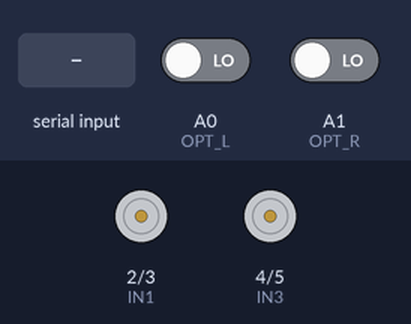
Bench run of a sketch on a simulated Arduino Uno, built with avr-gcc and run on an emulated ATmega328P. On the bench: motor-driver pin pairs drawn as motors (green arrow = first pin HIGH = forward, orange = second pin HIGH = backward, longer = more drive, scaled by the enable pin). The test bench sets the inputs (shaded band); at power-on: A0 (OPT_L) LOW, A1 (OPT_R) LOW. What the sketch prints to the serial monitor is not drawn.

Above: at 1.2 s.
1.3 s: "w" received over Serial
At 1.7 s:
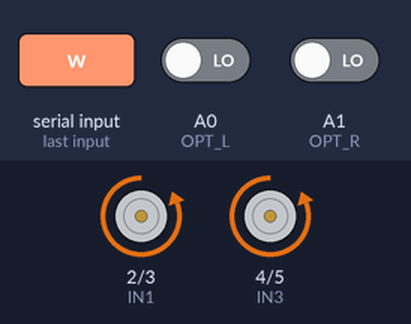
3.3 s: "s" received over Serial
At 3.7 s:
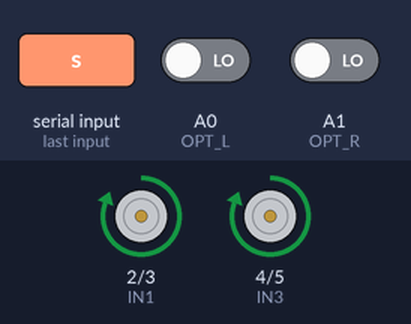
5.3 s: "a" received over Serial
At 5.37 s:
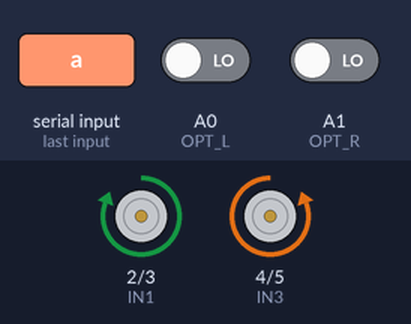
6.9 s: "d" received over Serial
At 6.97 s:
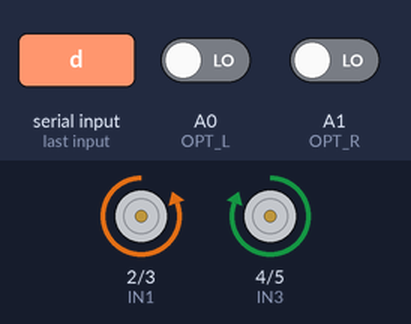
Timing chart, 0 to 9.5 s (numbered marks = the images above; inputs shaded):
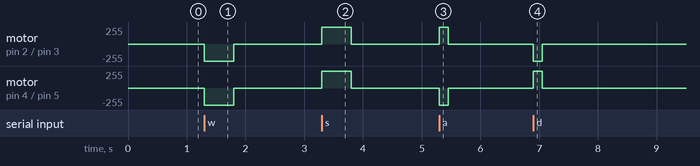

The sketch:

robot_move_commands.ino
```cpp
#include "NanoBot.h"

void setup() {
  NanoInitialise();
  Serial.println("I'm alive");
}

void serialEvent() {
  //gets the serial input from the BT module
  //does this once per loop automatically
  //(read arduino docs for serialEvent() )
  while (Serial.available()) {
    char inCommand =  (char)Serial.read();
    if (inCommand == 'w') {
      NanoForward(500);
    }
    if (inCommand == 's') {
      NanoBackward(500);
    }
    if (inCommand == 'a') {
      NanoTurn('l', 150);
    }
    if (inCommand == 'd') {
      NanoTurn('r', 150);
    }
  }
}

void test() {
  return;
}

void loop() {
  // put your main code here, to run repeatedly:
}
```

NanoBot.cpp
```cpp
/*
  Robot.cpp - Library to control robots
  Created by D'Cruz A., Knowlden G., Siew K., November 2015
  Last updated 2015-11-03
*/

//include header files
#include "NanoBot.h"
#include "PinChangeInt.h"

//variables
char _Nano_left_direction;
char _Nano_right_direction;

int _Nano_left_ticks;
int _Nano_left_ticks_last;
bool _Nano_debug_print_encoder_left;  //left optocoupler not working
bool _Nano_debug_print_encoder_right;
long _Nano_debug_start_time_micros;

int _Nano_right_ticks;

long _Nano_left_micros;
long _Nano_left_micros_last;

float _Nano_left_speed;

//functions
void NanoInitialise() {
  //initialise the nanoBot

  //start serial
  Serial.begin(9600);

  //initialise the motors
  _NanoInitialiseMotors();

  //initialise the optocouplers
  pinMode(OPT_L, INPUT);
  PCintPort::attachInterrupt(OPT_L, _NanoOptocouplerLeft, RISING); //only detect slits (it's 0 on slit and 1 on wood so we are detecting moving from slit to wood right?)
  pinMode(OPT_R, INPUT);
  PCintPort::attachInterrupt(OPT_R, _NanoOptocouplerRight, RISING); //only detect slits


  //initialise the interrupts
  cli(); //pause interrupts to set up sensitive stuff

  //set timer1 interrupt at 10Hz
  TCCR1A = 0;// set entire TCCR1A register to 0
  TCCR1B = 0;// same for TCCR1B
  TCNT1  = 0;//initialize counter value to 0
  // set compare match register for 100hz increments
  OCR1A = 155;// = (16*10^6) / (100*1024) - 1 (must be <65536)
  // turn on CTC mode
  TCCR1B |= (1 << WGM12);
  // Set CS10 and CS12 bits for 1024 prescaler
  TCCR1B |= (1 << CS12) | (1 << CS10);
  // enable timer compare interrupt
  TIMSK1 |= (1 << OCIE1A);

  sei(); //resume interrupts
}

void _NanoInitialiseMotors() {
  //initialise the motors according to the #defines from the header file
  pinMode(EN1, OUTPUT);
  pinMode(EN2, OUTPUT);
  pinMode(IN1, OUTPUT);
  pinMode(IN2, OUTPUT);
  pinMode(IN3, OUTPUT);
  pinMode(IN4, OUTPUT);
}

void NanoDrive(float motor_a_speed, float motor_b_speed)
{
  //Move both motors at defined speeds/directions
  //speed is truncated in the range {-1 <= speed <= 1}
  //positive speeds are forward, negative speeds are backward

  //truncate speeds
  if (motor_a_speed > 1) {
    motor_a_speed = 1;
  } else if (motor_a_speed < -1) {
    motor_a_speed = -1;
  }
  if (motor_b_speed > 1) {
    motor_b_speed = 1;
  } else if (motor_b_speed < -1) {
    motor_b_speed = -1;
  }

  boolean in1, in2, in3, in4;

  if (motor_a_speed > 0) { //forward
    in1 = LOW;
    in2 = HIGH;
    _Nano_left_direction = 0; //todo: fix this
    _Nano_right_direction = 0; //todo: fix this
  } else { //backward
    in1 = HIGH;
    in2 = LOW;
    _Nano_left_direction = 1; //todo: fix this
    _Nano_right_direction = 1; //todo: fix this
  }

  if (motor_b_speed > 0) { //forward
    in3 = LOW;
    in4 = HIGH;
    _Nano_left_direction = 0; //todo: fix this
    _Nano_right_direction = 0; //todo: fix this
  } else { //backward
    in3 = HIGH;
    in4 = LOW;
    _Nano_left_direction = 1; //todo: fix this
    _Nano_right_direction = 1; //todo: fix this
  }

  //set the motors
  digitalWrite(IN1, in1);
  digitalWrite(IN2, in2);
  digitalWrite(IN3, in3);
  digitalWrite(IN4, in4);

  //run the motors
  int speed_a = abs(motor_a_speed)*255;
  int speed_b = abs(motor_b_speed)*255;
  analogWrite(EN1, speed_a);
  analogWrite(EN2, speed_b);

}

//these next 2 functions will eventually be replaced by ones with closed loops
void NanoForward(int duration) {
  NanoDrive(1, 1);
  delay(duration);
  NanoStop();
}

void NanoBackward(int duration) {
  NanoDrive(-1, -1);
  delay(duration);
  NanoStop();
}

void NanoStop() {
  //stop moving
  NanoDrive(0, 0);
}

void NanoTurn(char turn_direction, int duration) {
  if (turn_direction == 'a' || turn_direction == 'l') {
    NanoDrive(-1, 1);
  }
  else if (turn_direction == 'd' || turn_direction == 'r') {
    NanoDrive(1, -1);
  } else {
    Serial.print("Turn direction: '");
    Serial.print(turn_direction);
    Serial.println("' not recongised.");
  }
  delay(duration);
  NanoStop();
}

void _NanoOptocouplerLeft() {
  //callback for the left optocoupler
  if (_Nano_left_direction) { //driving forward
    _Nano_left_ticks++;
  } else { //driving backward
    _Nano_left_ticks--;
  }

  if (_Nano_debug_print_encoder_left) {
    Serial.println(micros() - _Nano_debug_start_time_micros);
    //Serial.println(_Nano_left_ticks);
    //Serial.print("\t");
  }

}

void _NanoOptocouplerRight() {
  //callback for the right optocoupler
  if (_Nano_right_direction) { //driving forward
    _Nano_right_ticks++;
  } else { //driving backward
    _Nano_right_ticks--;
  }

  if (_Nano_debug_print_encoder_right) {
    Serial.println(micros() - _Nano_debug_start_time_micros);
    //Serial.println(_Nano_left_ticks);
    //Serial.print("\t");
  }
}

void _NanoMotorTest() {
  //a small function to help tune the motor controllers

  Serial.println("Start speed test...");

  //_Nano_debug_print_encoder_left = true;
  _Nano_debug_print_encoder_right = true;

  _Nano_debug_start_time_micros = micros();

  Serial.println(micros() - _Nano_debug_start_time_micros);
  //Serial.print("\t");
  //Serial.println(_Nano_left_ticks);

  NanoForward(1000);

  /*for (int i = 0; i < 100; i++) {
  	//Serial.println(_Nano_left_speed);
  	Serial.println(_Nano_left_ticks);
  	delay(5);
    }*/

  Serial.println("Switch off motor...");

  /*for (int i = 0; i < 100; i++) {
  	//Serial.println(_Nano_left_speed);
  	Serial.println(_Nano_left_ticks);
  	delay(5);
    }*/

  delay(1000);

  //_Nano_debug_print_encoder_left = false;
  _Nano_debug_print_encoder_right = false;

  Serial.println("Stop speed test.");

}

//void NanoDriveStraightForwardNaive(int distance) {
//  //still very much under development
//  //this is a function to drive straight, and it is very cute and naive.
//  //it doen't actually drive straight
//  //it will drive a total distance of 'distance' mm
//
//  //work out how many ticks we want to travel
//  int distance_ticks = distance / (2 * PI * RADIUS / SLITS);
//
//  //get the initial positions. we will try and increase them by the same amount
//  int final_left_ticks = _Nano_left_ticks + distance_ticks;
//  int final_right_ticks = _Nano_right_ticks + distance_ticks;
//
//  //the 'tick difference' should be maintained
//  int initial_tick_difference = _Nano_left_ticks - _Nano_right_ticks;
//
//  //initial power
//  int left_power = 200;
//  int right_power = 200;
//
//  char to_rest = 5; //number of ticks it takes to stop. around 6 at 255 speed
//  char thres = 1; //sensitivity to tick difference
//  char inc = 3; //amount to increment or decrement the power
//  char delay_time = 10; //ms to delay each loop
//
//  while (_Nano_left_ticks + to_rest < final_left_ticks && _Nano_right_ticks + to_rest < final_right_ticks) {
//    int tick_difference = _Nano_left_ticks - _Nano_right_ticks;
//    int tick_delta = tick_difference - initial_tick_difference; //how far we have done left or right
//    if (tick_difference > thres) {
//      //we are too far to the right
//      Serial.print(tick_difference);
//      Serial.println(": To far to right");
//      left_power -= inc;
//      right_power += inc;
//      Serial.print((int)left_power);
//      Serial.println((int)right_power);
//    } else if (tick_difference < -thres) {
//      //we are too far to the left
//      Serial.print(tick_difference);
//      Serial.println(": To far to left");
//      left_power += inc;
//      right_power -= inc;
//      Serial.print((int)left_power);
//      Serial.println((int)right_power);
//    } else {
//      Serial.print(tick_difference);
//      Serial.println(": Good");
//      Serial.print((int)left_power);
//      Serial.println((int)right_power);
//    }
//
//    //bound them
//    if (left_power > 255) {
//      left_power = 255;
//    }
//    if (left_power < 0) {
//      left_power = 0;
//    }
//    if (right_power > 255) {
//      right_power = 255;
//    }
//    if (right_power < 0) {
//      right_power = 0;
//    }
//
//    //begin driving, leave room for corrections
//    NanoDrive(1, left_power, 1);
//    NanoDrive(0, right_power, 1);
//
//    delay(delay_time); //give enough time for a tick or two
//  }
//
//  //we will arrive if we slow down now
//  NanoDrive(1, 0, 1);
//  NanoDrive(0, 0, 1);
//}

ISR(TIMER1_COMPA_vect) {
  /*long time_micros = micros();

    if (time_micros - _Nano_left_micros_last > 50000) { //if nothing for 50ms
  	//_Nano_left_speed = 0;
    }*/

  //calculate wheel speed
  /*
    _Nano_left_micros = micros();

    _Nano_left_speed = 1000000*(2*PI/SLITS)/(_Nano_left_micros - _Nano_left_micros_last); //speed in radians/second

    _Nano_left_micros_last = _Nano_left_micros;*/

  //really calculate speed

  //code for PID control

  /*float Kp = 0.8;
    float Ki = 0;
    float Kd = 0;

    static int r_old=0, e_old=0, e_old2=0;
    e_func = v_des - _Nano_left_speed;
    r_mot = r_old + Kp*(e_func-e_old) + Ki*(e_func+e_old)/2 + Kd*(e_func - 2* e_old + e_old2);
    r_mot = min(r_mot, +100); // limit output
    r_mot = max(r_mot, -100); // limit output
    e_old2 = e_old;
    e_old = e_func;
    r_old = r_mot;*/
}
```

NanoBot.h
```cpp
/*
 Robot.h - Library to control robots
 Created by D'Cruz A., Knowlden G., Siew K., November 2015
 Last updated 2015-11-03
 */

// ensure this library description is only included once
#ifndef NanoBot_h
#define NanoBot_h

// include necessary libraries
#include "Arduino.h"

//Motor A
#define EN1 6 //Speed control blue
#define IN1 2 //Direction green
#define IN2 3 //Direction yellow

//Motor B
#define EN2 7 //Speed control blue
#define IN3 4 //Direction green
#define IN4 5 //Direction yellow

//encoders
#define OPT_L A0
#define OPT_R A1

//constants
#define SLITS 20
#define RADIUS 33

//************************FUNCTIONS***************************
//************************INITIALISATION***************************
void NanoInitialise();
void _NanoInitialiseMotors();
//************************MOVEMENT***************************
void NanoDrive(float motor_a_speed, float motor_b_speed);
void NanoForward(int duration);
void NanoBackward(int duration);
void NanoStop();
void NanoTurn(char turn_direction, int duration);
void _NanoOptocouplerLeft();
void _NanoOptocouplerRight();

extern char _Nano_left_direction;
extern char _Nano_right_direction;

extern int _Nano_left_ticks;
extern int _Nano_left_ticks_last;
extern bool _Nano_debug_print_encoder_left;

extern int _Nano_right_ticks;

extern long _Nano_left_micros;
extern long _Nano_left_micros_last;

extern float _Nano_left_speed;

void _NanoMotorTest();
void _NanoRawMotor(bool a, bool b, bool c, bool, bool d);
void NanoDriveStraightForwardNaive(int distance);

#endif
```

Measured:
- after the input at 1.3 s, motor on pin 2 (IN1) / pin 3 (IN2), motor on pin 4 (IN3) / pin 5 (IN4): stopped → backward 255/255 at once, → stopped 0.50 s later
- after the input at 3.3 s, motor on pin 2 (IN1) / pin 3 (IN2), motor on pin 4 (IN3) / pin 5 (IN4): stopped → forward 255/255 at once, → stopped 0.50 s later
- after the input at 5.3 s, motor on pin 2 (IN1) / pin 3 (IN2): stopped → forward 255/255 at once, → stopped 0.15 s later; motor on pin 4 (IN3) / pin 5 (IN4): stopped → backward 255/255 at once, → stopped 0.15 s later
- after the input at 6.9 s, motor on pin 2 (IN1) / pin 3 (IN2): stopped → backward 255/255 at once, → stopped 0.15 s later; motor on pin 4 (IN3) / pin 5 (IN4): stopped → forward 255/255 at once, → stopped 0.15 s later
